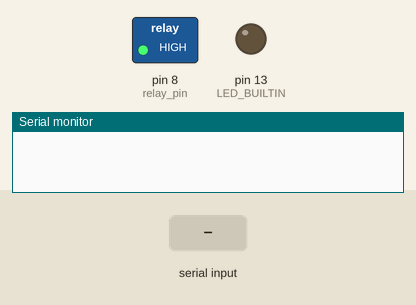
Simulated run of this sketch. Board: Arduino Uno, built with avr-gcc and run on an emulated ATmega328P. Shown: switched loads named in the sketch (green lamp = pin HIGH), output pins drawn as LEDs (lit = HIGH), the last lines printed to the serial monitor. Inputs (shaded band) come from the test bench. Random numbers use the default seed unless the sketch sets one.

Above: at 1.2 s.
1.3 s: byte 30 received over Serial
At 3.95 s:
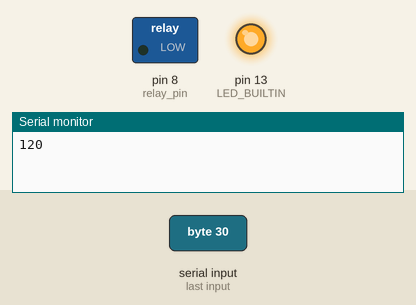
Timing chart, 0 to 10.3 s (numbered marks = the images above; inputs shaded):
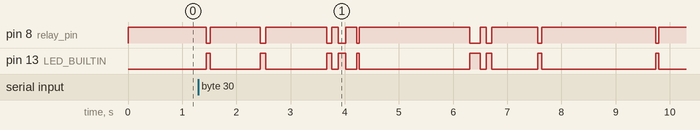

The sketch:

relais_control.ino
```cpp
int prob = 0;
int relay_pin = 8;

void setup() {
  // put your setup code here, to run once:
  pinMode(LED_BUILTIN, OUTPUT);
  pinMode(relay_pin, OUTPUT);
  Serial.begin(9600);
  prob = 0;
}

void loop() {
  if(Serial.available() > 0) {
    int number = Serial.read();
    prob = number * 4;
    Serial.print(prob);
    Serial.print('\n');
  }
  //prob = 0;

  if (random(0, 1000) < prob) {
    digitalWrite(LED_BUILTIN, HIGH);
    digitalWrite(relay_pin, LOW);
  } else {
    digitalWrite(LED_BUILTIN, LOW);
    digitalWrite(relay_pin, HIGH);
  }

  delay(random(50, 150));
}
```
